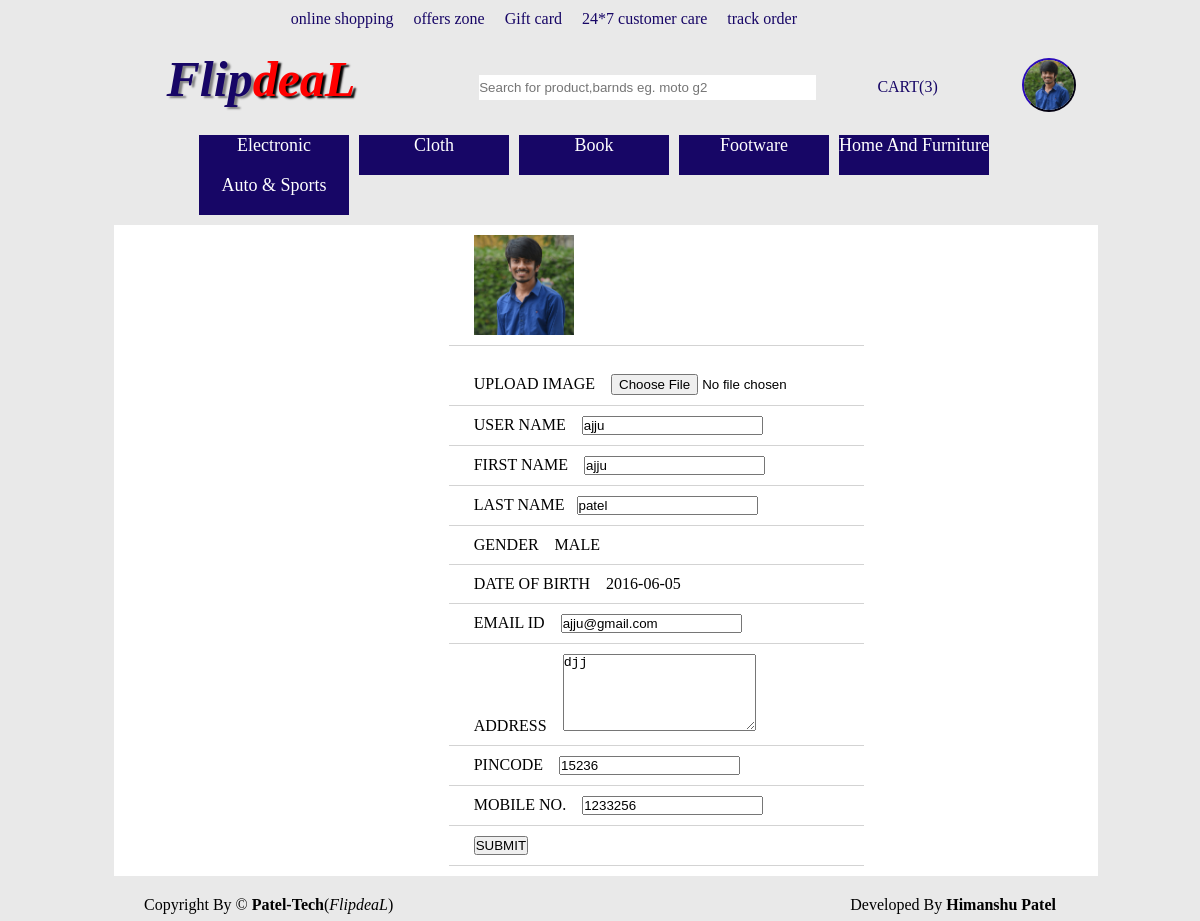
Screenshot of /profile.php (signed in) with the database file from the repository.
### tables this page shows
CREATE TABLE IF NOT EXISTS `user_regi` (
  `uid` int(11) NOT NULL AUTO_INCREMENT,
  `fname` varchar(80) NOT NULL,
  `lname` varchar(50) NOT NULL,
  `gender` varchar(1) NOT NULL,
  `dob` date NOT NULL,
  `uname` varchar(80) NOT NULL,
  `uemail` varchar(80) NOT NULL,
  `upass` varchar(20) NOT NULL,
  `address` text NOT NULL,
  `state` varchar(50) NOT NULL,
  `pincode` int(6) NOT NULL,
  `mob` int(10) NOT NULL,
  `uimg` varchar(100) NOT NULL,
  UNIQUE KEY `uid` (`uid`)
);

CREATE TABLE IF NOT EXISTS `categori` (
  `catid` int(11) NOT NULL AUTO_INCREMENT,
  `catname` varchar(80) NOT NULL,
  `cattype` varchar(50) NOT NULL,
  `prim` int(11) NOT NULL,
  `catimage` varchar(100) NOT NULL,
  PRIMARY KEY (`catid`)
);

### profile.php (the view, shortened to what this page needs)
<head>
</head>
<body>
<?php
include("header1.php"); include("dbconnect.php");
if(isset($_SESSION['user']))
{ if(isset($_SESSION['uid']))
{
$u=$_SESSION['uid'];
$user1=mysqli_query($con,"select * from `user_regi` where `uid`=$u") or die("user");
$user=mysqli_fetch_array($user1);
 echo "<div class='uli'><ul><li><form action='uupdate.php' method='post' enctype='multipart/form-data' name='f'>
<img width='100' height='100' src='.\\userimg\\$user[12]'></li><li><br>UPLOAD IMAGE&nbsp;&nbsp;&nbsp;&nbsp;<input type='file' name='img' /></li>
<li>USER NAME&nbsp;&nbsp;&nbsp;&nbsp;<input type='text' name='uname' value='$user[5]'/></li>
<li>FIRST NAME&nbsp;&nbsp;&nbsp;&nbsp;<input type='text' name='fname' value='$user[1]' /></li>
<li>LAST NAME&nbsp;&nbsp;&nbsp;<input type='text' name='lname' value='$user[2]' /></li>
<li>GENDER&nbsp;&nbsp;&nbsp;&nbsp;";
if($user[3]=='M')
{ echo "MALE";}
else
{ echo "FEMALE";}
echo "</li><li>
DATE OF BIRTH&nbsp;&nbsp;&nbsp;&nbsp;$user[4]</li>
<li>EMAIL ID&nbsp;&nbsp;&nbsp;&nbsp;<input type='email' name='uemail' value='$user[6]' /></li>
<li>ADDRESS&nbsp;&nbsp;&nbsp;&nbsp;<textarea name='address' rows='5' cols='22' >$user[8]</textarea></li>
<li>PINCODE&nbsp;&nbsp;&nbsp;&nbsp;<input name='pincode' maxlength='5' type='text' value='$user[10]'/></li>
<li>MOBILE NO.&nbsp;&nbsp;&nbsp;&nbsp;<input type='text' name='mob' maxlength='10' value='$user[11]' /></li>
<li><input type='submit' value='SUBMIT' /></li>
</ul>
</form></div>";
}}
include("footer.php");
?>

### header1.php (shortened to what this page needs)
<!DOCTYPE html PUBLIC "-//W3C//DTD XHTML 1.0 Transitional//EN" "http://www.w3.org/TR/xhtml1/DTD/xhtml1-transitional.dtd">
<html xmlns="http://www.w3.org/1999/xhtml">
<head>
<link href="style.css" type="text/css" rel="stylesheet" />
<link href="SpryAssets/SpryMenuBarHorizontal.css" rel="stylesheet" type="text/css" />
<link href="SpryAssets/SpryMenuBarVertical.css" rel="stylesheet" type="text/css" />
<link href="SpryAssets/SpryMenuBarHorizontal.css" rel="stylesheet" type="text/css" />
</head>
<body>
   <div id="main">
<div id="head">
<div id="upperstrip">
<div id="headstrip">
<ul>
<li><a href="mainpage.php?t=0">online shopping</a></li>
<li><a href="sell.php">offers zone</a></li>
<li><a href="giftcard.php">Gift card</a></li>
<li><a href="#">24*7 customer care</a></li>
<li><a href="#">track order</a></li>
</ul>
</div>
<div id="headContainer">
<div class="hc" id="hc">
    <h3><i>&nbsp;Flip</i></h3><H4><i>deaL</i></H4>
</div>
<div class="hc" id="hc"><div id="search">
<form action="searchitem.php" method="get">
<input type="search" name="search" maxlength="100" size="40" id="sreach" placeholder="Search for product,barnds eg. moto g2" onkeyup="searchitem();"/>&nbsp;&nbsp;</div>
</div>
<div class="hc" id="hc">
<div id="userinfo">
<?php
if(isset($_SESSION['user']))
{
 if(($_SESSION['user']!="admin") )
{
	if(($_SESSION['user']!="courier_babu"))
	{
	if(isset($_SESSION['uid']))
{
include("dbconnect.php");
$ud=$_SESSION['uid'];
$user1=mysqli_query($con,"select * from user_regi where uid=$ud");
$user=mysqli_fetch_array($user1);
?>
  <ul id="MenuBar2" class="MenuBarHorizontal" >
    <li><a class="MenuBarItemSubmenu" href="#"><?php
	echo "<img src='.\\userimg\\$user[12]' width='50' height='50' id='pimg'/><br>";
	 ?></a>
    </li>
    <?php }}}
	}?>
</div>
<div id="cart">
<a href="cart.php">CART(<?php include("dbconnect.php");
if(isset($_SESSION['user']))
{if(isset($_SESSION['uid']))
{$uid=$_SESSION['uid'];
$n=mysqli_query($con,"select count(*) from cart where userid='$uid'");
$n1=mysqli_fetch_array($n);
echo $n1[0];
}
else
{ echo '0';}
}
else
{ echo '0';}
?>)</a>
</div>
</div>
</div>
<div id="subcat">
<?php
include("dbconnect.php");
$y=mysqli_query($con,"select count(*) from categori where prim='0';");
$y1=mysqli_fetch_array($y);
$y2=$y1[0];
$q=mysqli_query($con,"select catname,catid from categori where prim='0';");
echo "<ul id='subbar1' class='Menusubbar' aling='center'>";
for($i=0;$i<$y2;$i++)
{
$q1=mysqli_fetch_array($q);
echo "<a href='subcat2.php?t=$q1[1]'><li>$q1[0]</li></a>";
}
echo "</ul>";
?>
</div>
    </div>
<div id="body" >

### style.css (style rules this page uses)
* { margin:auto; padding:0px; margin: 0px; }
#headstrip { width: 80%; float: right; height: 40px; margin-left: 100px; margin-right: 50px; }
#headstrip ul { width:100%; list-style:none; }
#headstrip ul li { float:left; margin-left:20px; height: 30px; }
#headstrip ul li a { text-decoration:none; background-color:#E9E9E9; color: #170666; border-style:2px outset #E9E9E9; text-decoration:none; }
#headContainer { float:right; width: 100%; height: 85px; }
#hc { alignment-adjust:central; float: left; width: 30%; margin-left: 30px; }
#hc h3 { float: left; color: #170666; font-size: 50px; font-family: cursive; font-weight: bolder; text-shadow: 3px 2px 2px grey; }
#hc h4 { float: left; color:#F00; font-size: 50px; font-family:cursive; font-weight:bolder; text-shadow: 3px 2px 2px black; }
#pimg { border-radius: 50px; margin-left: 10px; border: 2.5px #170666; border-style: outset; }
#userinfo { float:right; width: 100px; height: 75px; }
#search form input { margin-top: 25px; height: 25px; margin-left: 0px; border: 5px; }
#cart { float:left; margin-left: 70px; margin-top: 25px; color: #170666; border-style: solid; border-color: #E9E9E9; background-color: #E9E9E9; }
#cart a { text-decoration: none; color: #170666; font-weight: normal; }
#main { width: 100%; float: left; background-color:#E9E9E9; }
#head { background-color:#FFF; float:left; width:82%; margin-left:9.5%; }
#subcat { float: left; width: 100%; align-items: center; margin-left: 20px; }
#upperstrip { float: left; width: 100%; border-style: solid; border-color: #E9E9E9; border-style:solid; background-color:#E9E9E9; border-width: 10px; }
#body { float: left; width: 100%; }
#subbar1 li { float: left; border: 2px solid; border:#170666; margin-left: 10px; background-color: #170666; width: 150px; height: 40px; text-transform: capitalize; }
#subbar1 { list-style: none; margin-left: 45px; }
#subbar1 a li { text-decoration: none; color: white; font-size: 18PX; text-align: center; }
.uli { float: left; align-content: center; align-self: center; margin-left: 33%; }
.uli ul { list-style: none; }
.uli ul li { margin: 10px; border-bottom:1px; border-bottom-color: lightgray; border-bottom-style:solid; padding-bottom: 10px; padding-left: 25px; }

### SpryAssets/SpryMenuBarHorizontal.css (style rules this page uses)
ul.MenuBarHorizontal { margin: 0; padding: 0; list-style-type: none; font-size: 100%; cursor: default; width: auto; }
ul.MenuBarHorizontal li { margin: 0; padding: 0; list-style-type: none; font-size: 100%; position: relative; text-align:left; cursor: pointer; width: 6em; float: left; }
ul.MenuBarHorizontal a { display: block; cursor: pointer; background-color: #E9E9E9; padding: 0.5em 0.75em; color: #333; text-decoration: none; }
ul.MenuBarHorizontal a.MenuBarItemSubmenu { background-repeat: no-repeat; background-position: 95% 50%; }

### rows the page displays
user_regi: uimg (picture), uname "ajju", fname "ajju", lname "patel", dob "2016-06-05", uemail "ajju@gmail.com", address "djj", pincode "15236", mob "1233256"
categori: catname "Electronic"
categori: catname "Cloth"
categori: catname "Book"
categori: catname "Footware"
categori: catname "Home And Furniture"
categori: catname "Auto & Sports"

### other values shown
$n1[0] "3"
